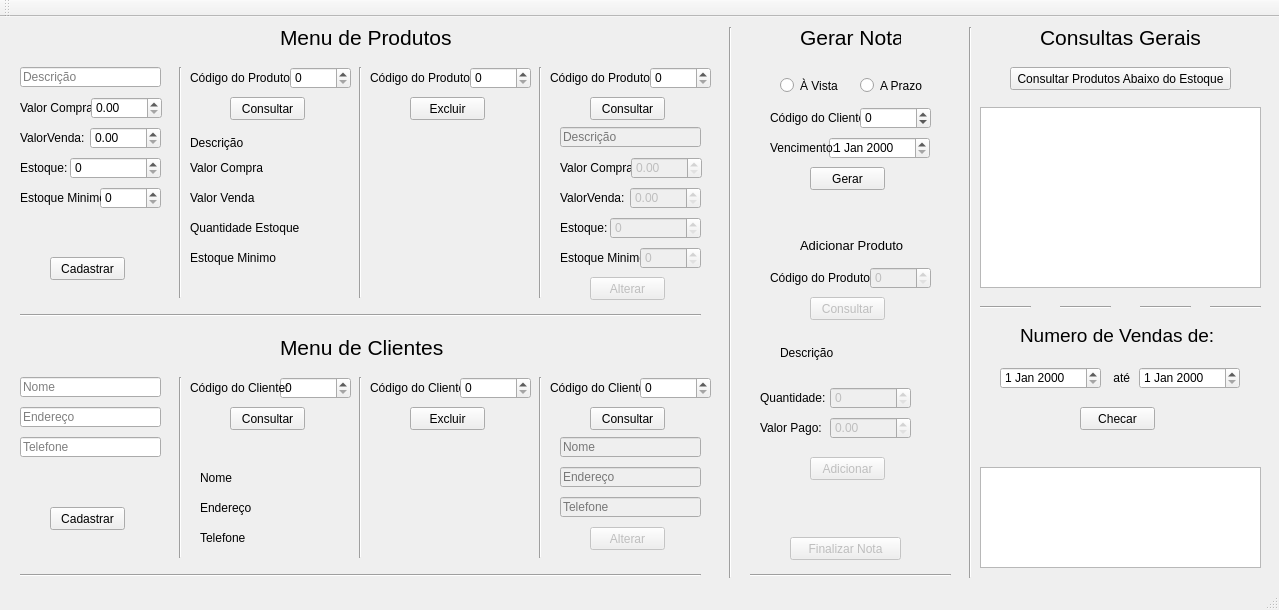
<?xml version="1.0" encoding="UTF-8"?>
<ui version="4.0">
 <class>MainWindow</class>
 <widget class="QMainWindow" name="MainWindow">
  <property name="geometry">
   <rect>
    <x>0</x>
    <y>0</y>
    <width>1279</width>
    <height>610</height>
   </rect>
  </property>
  <property name="windowTitle">
   <string>MainWindow</string>
  </property>
  <widget class="QWidget" name="centralWidget">
   <widget class="QLabel" name="label_19">
    <property name="geometry">
     <rect>
      <x>550</x>
      <y>360</y>
      <width>101</width>
      <height>21</height>
     </rect>
    </property>
    <property name="text">
     <string>Código do Cliente:</string>
    </property>
   </widget>
   <widget class="QSpinBox" name="cliente_consulta_cod">
    <property name="geometry">
     <rect>
      <x>280</x>
      <y>360</y>
      <width>71</width>
      <height>22</height>
     </rect>
    </property>
    <property name="maximum">
     <number>99999</number>
    </property>
   </widget>
   <widget class="QLabel" name="label_22">
    <property name="geometry">
     <rect>
      <x>760</x>
      <y>370</y>
      <width>101</width>
      <height>21</height>
     </rect>
    </property>
    <property name="text">
     <string>Quantidade:</string>
    </property>
   </widget>
   <widget class="Line" name="line_12">
    <property name="geometry">
     <rect>
      <x>1210</x>
      <y>280</y>
      <width>51</width>
      <height>21</height>
     </rect>
    </property>
    <property name="orientation">
     <enum>Qt::Horizontal</enum>
    </property>
   </widget>
   <widget class="QPushButton" name="cliente_consulta_consultarButton">
    <property name="geometry">
     <rect>
      <x>230</x>
      <y>390</y>
      <width>75</width>
      <height>23</height>
     </rect>
    </property>
    <property name="text">
     <string>Consultar</string>
    </property>
   </widget>
   <widget class="QLineEdit" name="produto_alterar_descricao">
    <property name="enabled">
     <bool>false</bool>
    </property>
    <property name="geometry">
     <rect>
      <x>560</x>
      <y>110</y>
      <width>141</width>
      <height>20</height>
     </rect>
    </property>
    <property name="placeholderText">
     <string>Descrição</string>
    </property>
   </widget>
   <widget class="QLineEdit" name="cliente_alterar_nome">
    <property name="enabled">
     <bool>false</bool>
    </property>
    <property name="geometry">
     <rect>
      <x>560</x>
      <y>420</y>
      <width>141</width>
      <height>20</height>
     </rect>
    </property>
    <property name="placeholderText">
     <string>Nome</string>
    </property>
   </widget>
   <widget class="QListWidget" name="listWidgetVendas">
    <property name="geometry">
     <rect>
      <x>980</x>
      <y>450</y>
      <width>281</width>
      <height>101</height>
     </rect>
    </property>
   </widget>
   <widget class="QDoubleSpinBox" name="notaValPago">
    <property name="enabled">
     <bool>false</bool>
    </property>
    <property name="geometry">
     <rect>
      <x>830</x>
      <y>400</y>
      <width>81</width>
      <height>22</height>
     </rect>
    </property>
    <property name="maximum">
     <double>99999.990000000005239</double>
    </property>
   </widget>
   <widget class="QLineEdit" name="cliente_alterar_telefone">
    <property name="enabled">
     <bool>false</bool>
    </property>
    <property name="geometry">
     <rect>
      <x>560</x>
      <y>480</y>
      <width>141</width>
      <height>20</height>
     </rect>
    </property>
    <property name="placeholderText">
     <string>Telefone</string>
    </property>
   </widget>
   <widget class="Line" name="line">
    <property name="geometry">
     <rect>
      <x>170</x>
      <y>50</y>
      <width>20</width>
      <height>231</height>
     </rect>
    </property>
    <property name="orientation">
     <enum>Qt::Vertical</enum>
    </property>
   </widget>
   <widget class="Line" name="line_2">
    <property name="geometry">
     <rect>
      <x>350</x>
      <y>50</y>
      <width>20</width>
      <height>231</height>
     </rect>
    </property>
    <property name="orientation">
     <enum>Qt::Vertical</enum>
    </property>
   </widget>
   <widget class="QLabel" name="label_16">
    <property name="geometry">
     <rect>
      <x>560</x>
      <y>230</y>
      <width>81</width>
      <height>21</height>
     </rect>
    </property>
    <property name="text">
     <string>Estoque Minimo:</string>
    </property>
   </widget>
   <widget class="Line" name="line_9">
    <property name="geometry">
     <rect>
      <x>720</x>
      <y>10</y>
      <width>20</width>
      <height>551</height>
     </rect>
    </property>
    <property name="orientation">
     <enum>Qt::Vertical</enum>
    </property>
   </widget>
   <widget class="Line" name="line_5">
    <property name="geometry">
     <rect>
      <x>530</x>
      <y>360</y>
      <width>20</width>
      <height>181</height>
     </rect>
    </property>
    <property name="orientation">
     <enum>Qt::Vertical</enum>
    </property>
   </widget>
   <widget class="QLabel" name="label_8">
    <property name="geometry">
     <rect>
      <x>20</x>
      <y>140</y>
      <width>71</width>
      <height>21</height>
     </rect>
    </property>
    <property name="text">
     <string>Estoque:</string>
    </property>
   </widget>
   <widget class="Line" name="line_15">
    <property name="geometry">
     <rect>
      <x>980</x>
      <y>280</y>
      <width>51</width>
      <height>21</height>
     </rect>
    </property>
    <property name="orientation">
     <enum>Qt::Horizontal</enum>
    </property>
   </widget>
   <widget class="QPushButton" name="notaAddProduto">
    <property name="enabled">
     <bool>false</bool>
    </property>
    <property name="geometry">
     <rect>
      <x>810</x>
      <y>440</y>
      <width>75</width>
      <height>23</height>
     </rect>
    </property>
    <property name="text">
     <string>Adicionar</string>
    </property>
   </widget>
   <widget class="QLabel" name="label_10">
    <property name="geometry">
     <rect>
      <x>190</x>
      <y>50</y>
      <width>101</width>
      <height>21</height>
     </rect>
    </property>
    <property name="text">
     <string>Código do Produto:</string>
    </property>
   </widget>
   <widget class="Line" name="line_11">
    <property name="geometry">
     <rect>
      <x>960</x>
      <y>10</y>
      <width>20</width>
      <height>551</height>
     </rect>
    </property>
    <property name="orientation">
     <enum>Qt::Vertical</enum>
    </property>
   </widget>
   <widget class="QSpinBox" name="produto_consulta_cod">
    <property name="geometry">
     <rect>
      <x>290</x>
      <y>50</y>
      <width>61</width>
      <height>22</height>
     </rect>
    </property>
    <property name="maximum">
     <number>99999</number>
    </property>
   </widget>
   <widget class="QPushButton" name="cliente_alterar_consultarButton">
    <property name="geometry">
     <rect>
      <x>590</x>
      <y>390</y>
      <width>75</width>
      <height>23</height>
     </rect>
    </property>
    <property name="text">
     <string>Consultar</string>
    </property>
   </widget>
   <widget class="QPushButton" name="consultarTotalVendas">
    <property name="geometry">
     <rect>
      <x>1080</x>
      <y>390</y>
      <width>75</width>
      <height>23</height>
     </rect>
    </property>
    <property name="text">
     <string>Checar</string>
    </property>
   </widget>
   <widget class="QPushButton" name="produto_consulta_consultarButton">
    <property name="geometry">
     <rect>
      <x>230</x>
      <y>80</y>
      <width>75</width>
      <height>23</height>
     </rect>
    </property>
    <property name="text">
     <string>Consultar</string>
    </property>
   </widget>
   <widget class="QPushButton" name="produto_cadastro_cadastrarButton">
    <property name="geometry">
     <rect>
      <x>50</x>
      <y>240</y>
      <width>75</width>
      <height>23</height>
     </rect>
    </property>
    <property name="text">
     <string>Cadastrar</string>
    </property>
   </widget>
   <widget class="QDoubleSpinBox" name="produto_alterar_valCompra">
    <property name="enabled">
     <bool>false</bool>
    </property>
    <property name="geometry">
     <rect>
      <x>631</x>
      <y>140</y>
      <width>71</width>
      <height>22</height>
     </rect>
    </property>
    <property name="maximum">
     <double>99999.990000000005239</double>
    </property>
   </widget>
   <widget class="QLabel" name="label_5">
    <property name="geometry">
     <rect>
      <x>760</x>
      <y>400</y>
      <width>61</width>
      <height>21</height>
     </rect>
    </property>
    <property name="text">
     <string>Valor Pago:</string>
    </property>
   </widget>
   <widget class="QPushButton" name="notaFinalizar">
    <property name="enabled">
     <bool>false</bool>
    </property>
    <property name="geometry">
     <rect>
      <x>790</x>
      <y>520</y>
      <width>111</width>
      <height>23</height>
     </rect>
    </property>
    <property name="text">
     <string>Finalizar Nota</string>
    </property>
   </widget>
   <widget class="QLabel" name="notaFeedback">
    <property name="geometry">
     <rect>
      <x>780</x>
      <y>190</y>
      <width>141</width>
      <height>16</height>
     </rect>
    </property>
    <property name="text">
     <string/>
    </property>
   </widget>
   <widget class="QLabel" name="label_2">
    <property name="geometry">
     <rect>
      <x>280</x>
      <y>320</y>
      <width>171</width>
      <height>21</height>
     </rect>
    </property>
    <property name="font">
     <font>
      <pointsize>16</pointsize>
     </font>
    </property>
    <property name="text">
     <string>Menu de Clientes</string>
    </property>
   </widget>
   <widget class="QLabel" name="cliente_cadastro_feedback">
    <property name="geometry">
     <rect>
      <x>20</x>
      <y>460</y>
      <width>141</width>
      <height>16</height>
     </rect>
    </property>
    <property name="text">
     <string/>
    </property>
   </widget>
   <widget class="QLabel" name="label_24">
    <property name="geometry">
     <rect>
      <x>1040</x>
      <y>10</y>
      <width>161</width>
      <height>21</height>
     </rect>
    </property>
    <property name="font">
     <font>
      <pointsize>16</pointsize>
     </font>
    </property>
    <property name="text">
     <string>Consultas Gerais</string>
    </property>
   </widget>
   <widget class="QLabel" name="notaFeedbackProduto">
    <property name="geometry">
     <rect>
      <x>780</x>
      <y>480</y>
      <width>141</width>
      <height>16</height>
     </rect>
    </property>
    <property name="text">
     <string/>
    </property>
   </widget>
   <widget class="QSpinBox" name="produto_cadastro_estMinimo">
    <property name="geometry">
     <rect>
      <x>100</x>
      <y>170</y>
      <width>61</width>
      <height>22</height>
     </rect>
    </property>
    <property name="maximum">
     <number>99999</number>
    </property>
   </widget>
   <widget class="QLabel" name="produto_excluir_feedback">
    <property name="geometry">
     <rect>
      <x>380</x>
      <y>120</y>
      <width>141</width>
      <height>16</height>
     </rect>
    </property>
    <property name="text">
     <string/>
    </property>
   </widget>
   <widget class="QLabel" name="produto_consulta_estMin">
    <property name="geometry">
     <rect>
      <x>190</x>
      <y>230</y>
      <width>141</width>
      <height>21</height>
     </rect>
    </property>
    <property name="text">
     <string>Estoque Minimo</string>
    </property>
   </widget>
   <widget class="QRadioButton" name="nota_isPrazo">
    <property name="geometry">
     <rect>
      <x>860</x>
      <y>60</y>
      <width>82</width>
      <height>17</height>
     </rect>
    </property>
    <property name="text">
     <string>A Prazo</string>
    </property>
   </widget>
   <widget class="QLabel" name="cliente_consulta_telefone">
    <property name="geometry">
     <rect>
      <x>200</x>
      <y>510</y>
      <width>141</width>
      <height>21</height>
     </rect>
    </property>
    <property name="text">
     <string>Telefone</string>
    </property>
   </widget>
   <widget class="QSpinBox" name="produto_alterar_estoque">
    <property name="enabled">
     <bool>false</bool>
    </property>
    <property name="geometry">
     <rect>
      <x>610</x>
      <y>200</y>
      <width>91</width>
      <height>22</height>
     </rect>
    </property>
    <property name="maximum">
     <number>99999</number>
    </property>
   </widget>
   <widget class="QLineEdit" name="produto_cadastro_descricao">
    <property name="geometry">
     <rect>
      <x>20</x>
      <y>50</y>
      <width>141</width>
      <height>20</height>
     </rect>
    </property>
    <property name="placeholderText">
     <string>Descrição</string>
    </property>
   </widget>
   <widget class="QLabel" name="label_4">
    <property name="geometry">
     <rect>
      <x>800</x>
      <y>220</y>
      <width>111</width>
      <height>16</height>
     </rect>
    </property>
    <property name="font">
     <font>
      <pointsize>10</pointsize>
     </font>
    </property>
    <property name="text">
     <string>Adicionar Produto</string>
    </property>
   </widget>
   <widget class="QLabel" name="label_13">
    <property name="geometry">
     <rect>
      <x>560</x>
      <y>200</y>
      <width>71</width>
      <height>21</height>
     </rect>
    </property>
    <property name="text">
     <string>Estoque:</string>
    </property>
   </widget>
   <widget class="QLabel" name="cliente_consulta_nome">
    <property name="geometry">
     <rect>
      <x>200</x>
      <y>450</y>
      <width>141</width>
      <height>21</height>
     </rect>
    </property>
    <property name="text">
     <string>Nome</string>
    </property>
   </widget>
   <widget class="QPushButton" name="cliente_alterar_alterarButton">
    <property name="enabled">
     <bool>false</bool>
    </property>
    <property name="geometry">
     <rect>
      <x>590</x>
      <y>510</y>
      <width>75</width>
      <height>23</height>
     </rect>
    </property>
    <property name="text">
     <string>Alterar</string>
    </property>
   </widget>
   <widget class="QLabel" name="label_15">
    <property name="geometry">
     <rect>
      <x>560</x>
      <y>170</y>
      <width>71</width>
      <height>21</height>
     </rect>
    </property>
    <property name="text">
     <string>ValorVenda:</string>
    </property>
   </widget>
   <widget class="QSpinBox" name="cliente_alterar_cod">
    <property name="geometry">
     <rect>
      <x>640</x>
      <y>360</y>
      <width>71</width>
      <height>22</height>
     </rect>
    </property>
    <property name="maximum">
     <number>99999</number>
    </property>
   </widget>
   <widget class="QLabel" name="label_12">
    <property name="geometry">
     <rect>
      <x>550</x>
      <y>50</y>
      <width>101</width>
      <height>21</height>
     </rect>
    </property>
    <property name="text">
     <string>Código do Produto:</string>
    </property>
   </widget>
   <widget class="QLabel" name="consultarFeedback">
    <property name="geometry">
     <rect>
      <x>1050</x>
      <y>420</y>
      <width>141</width>
      <height>16</height>
     </rect>
    </property>
    <property name="text">
     <string/>
    </property>
   </widget>
   <widget class="Line" name="line_14">
    <property name="geometry">
     <rect>
      <x>1060</x>
      <y>280</y>
      <width>51</width>
      <height>21</height>
     </rect>
    </property>
    <property name="orientation">
     <enum>Qt::Horizontal</enum>
    </property>
   </widget>
   <widget class="QDateEdit" name="nota_vencimento">
    <property name="geometry">
     <rect>
      <x>829</x>
      <y>120</y>
      <width>101</width>
      <height>22</height>
     </rect>
    </property>
   </widget>
   <widget class="QLabel" name="label_21">
    <property name="geometry">
     <rect>
      <x>770</x>
      <y>90</y>
      <width>101</width>
      <height>21</height>
     </rect>
    </property>
    <property name="text">
     <string>Código do Cliente:</string>
    </property>
   </widget>
   <widget class="QLabel" name="label_7">
    <property name="geometry">
     <rect>
      <x>20</x>
      <y>110</y>
      <width>71</width>
      <height>21</height>
     </rect>
    </property>
    <property name="text">
     <string>ValorVenda:</string>
    </property>
   </widget>
   <widget class="QLabel" name="cliente_consulta_endereco">
    <property name="geometry">
     <rect>
      <x>200</x>
      <y>480</y>
      <width>141</width>
      <height>21</height>
     </rect>
    </property>
    <property name="text">
     <string>Endereço</string>
    </property>
   </widget>
   <widget class="Line" name="line_3">
    <property name="geometry">
     <rect>
      <x>530</x>
      <y>50</y>
      <width>20</width>
      <height>231</height>
     </rect>
    </property>
    <property name="orientation">
     <enum>Qt::Vertical</enum>
    </property>
   </widget>
   <widget class="QDateEdit" name="consultarDataFinal">
    <property name="geometry">
     <rect>
      <x>1139</x>
      <y>350</y>
      <width>101</width>
      <height>22</height>
     </rect>
    </property>
   </widget>
   <widget class="QLabel" name="label_3">
    <property name="geometry">
     <rect>
      <x>800</x>
      <y>10</y>
      <width>101</width>
      <height>21</height>
     </rect>
    </property>
    <property name="font">
     <font>
      <pointsize>16</pointsize>
     </font>
    </property>
    <property name="text">
     <string>Gerar Nota</string>
    </property>
   </widget>
   <widget class="QLineEdit" name="cliente_alterar_endereco">
    <property name="enabled">
     <bool>false</bool>
    </property>
    <property name="geometry">
     <rect>
      <x>560</x>
      <y>450</y>
      <width>141</width>
      <height>20</height>
     </rect>
    </property>
    <property name="placeholderText">
     <string>Endereço</string>
    </property>
   </widget>
   <widget class="QPushButton" name="notaConsultar">
    <property name="enabled">
     <bool>false</bool>
    </property>
    <property name="geometry">
     <rect>
      <x>810</x>
      <y>280</y>
      <width>75</width>
      <height>23</height>
     </rect>
    </property>
    <property name="text">
     <string>Consultar</string>
    </property>
   </widget>
   <widget class="QLabel" name="cliente_excluir_feedback">
    <property name="geometry">
     <rect>
      <x>380</x>
      <y>430</y>
      <width>141</width>
      <height>16</height>
     </rect>
    </property>
    <property name="text">
     <string/>
    </property>
   </widget>
   <widget class="QDoubleSpinBox" name="produto_alterar_valVenda">
    <property name="enabled">
     <bool>false</bool>
    </property>
    <property name="geometry">
     <rect>
      <x>630</x>
      <y>170</y>
      <width>71</width>
      <height>22</height>
     </rect>
    </property>
    <property name="maximum">
     <double>99999.990000000005239</double>
    </property>
   </widget>
   <widget class="QLabel" name="label">
    <property name="geometry">
     <rect>
      <x>280</x>
      <y>10</y>
      <width>171</width>
      <height>21</height>
     </rect>
    </property>
    <property name="font">
     <font>
      <pointsize>16</pointsize>
     </font>
    </property>
    <property name="text">
     <string>Menu de Produtos</string>
    </property>
   </widget>
   <widget class="QSpinBox" name="notaQtdProduto">
    <property name="enabled">
     <bool>false</bool>
    </property>
    <property name="geometry">
     <rect>
      <x>830</x>
      <y>370</y>
      <width>81</width>
      <height>22</height>
     </rect>
    </property>
    <property name="maximum">
     <number>99999</number>
    </property>
   </widget>
   <widget class="Line" name="line_6">
    <property name="geometry">
     <rect>
      <x>350</x>
      <y>360</y>
      <width>20</width>
      <height>181</height>
     </rect>
    </property>
    <property name="orientation">
     <enum>Qt::Vertical</enum>
    </property>
   </widget>
   <widget class="Line" name="line_4">
    <property name="geometry">
     <rect>
      <x>20</x>
      <y>290</y>
      <width>681</width>
      <height>16</height>
     </rect>
    </property>
    <property name="orientation">
     <enum>Qt::Horizontal</enum>
    </property>
   </widget>
   <widget class="QPushButton" name="cliente_cadastro_cadastrarButton">
    <property name="geometry">
     <rect>
      <x>50</x>
      <y>490</y>
      <width>75</width>
      <height>23</height>
     </rect>
    </property>
    <property name="text">
     <string>Cadastrar</string>
    </property>
   </widget>
   <widget class="QSpinBox" name="produto_alterar_estMin">
    <property name="enabled">
     <bool>false</bool>
    </property>
    <property name="geometry">
     <rect>
      <x>640</x>
      <y>230</y>
      <width>61</width>
      <height>22</height>
     </rect>
    </property>
    <property name="maximum">
     <number>99999</number>
    </property>
   </widget>
   <widget class="QLabel" name="label_6">
    <property name="geometry">
     <rect>
      <x>20</x>
      <y>80</y>
      <width>71</width>
      <height>21</height>
     </rect>
    </property>
    <property name="text">
     <string>Valor Compra:</string>
    </property>
   </widget>
   <widget class="QLabel" name="label_17">
    <property name="geometry">
     <rect>
      <x>190</x>
      <y>360</y>
      <width>101</width>
      <height>21</height>
     </rect>
    </property>
    <property name="text">
     <string>Código do Cliente:</string>
    </property>
   </widget>
   <widget class="Line" name="line_7">
    <property name="geometry">
     <rect>
      <x>20</x>
      <y>550</y>
      <width>681</width>
      <height>16</height>
     </rect>
    </property>
    <property name="orientation">
     <enum>Qt::Horizontal</enum>
    </property>
   </widget>
   <widget class="QLineEdit" name="cliente_cadastro_nome">
    <property name="geometry">
     <rect>
      <x>20</x>
      <y>360</y>
      <width>141</width>
      <height>20</height>
     </rect>
    </property>
    <property name="placeholderText">
     <string>Nome</string>
    </property>
   </widget>
   <widget class="QLabel" name="label_26">
    <property name="geometry">
     <rect>
      <x>1020</x>
      <y>310</y>
      <width>211</width>
      <height>16</height>
     </rect>
    </property>
    <property name="font">
     <font>
      <pointsize>14</pointsize>
     </font>
    </property>
    <property name="text">
     <string>Numero de Vendas de:</string>
    </property>
   </widget>
   <widget class="QLineEdit" name="cliente_cadastro_telefone">
    <property name="geometry">
     <rect>
      <x>20</x>
      <y>420</y>
      <width>141</width>
      <height>20</height>
     </rect>
    </property>
    <property name="placeholderText">
     <string>Telefone</string>
    </property>
   </widget>
   <widget class="QPushButton" name="produto_alterar_consultarButton">
    <property name="geometry">
     <rect>
      <x>590</x>
      <y>80</y>
      <width>75</width>
      <height>23</height>
     </rect>
    </property>
    <property name="text">
     <string>Consultar</string>
    </property>
   </widget>
   <widget class="QLabel" name="produto_consulta_estoque">
    <property name="geometry">
     <rect>
      <x>190</x>
      <y>200</y>
      <width>141</width>
      <height>21</height>
     </rect>
    </property>
    <property name="text">
     <string>Quantidade Estoque</string>
    </property>
   </widget>
   <widget class="QPushButton" name="consultarProdutosAbaixo">
    <property name="geometry">
     <rect>
      <x>1010</x>
      <y>50</y>
      <width>221</width>
      <height>23</height>
     </rect>
    </property>
    <property name="text">
     <string>Consultar Produtos Abaixo do Estoque</string>
    </property>
   </widget>
   <widget class="QLabel" name="label_25">
    <property name="geometry">
     <rect>
      <x>1110</x>
      <y>350</y>
      <width>21</width>
      <height>21</height>
     </rect>
    </property>
    <property name="text">
     <string> até</string>
    </property>
   </widget>
   <widget class="Line" name="line_10">
    <property name="geometry">
     <rect>
      <x>750</x>
      <y>550</y>
      <width>201</width>
      <height>16</height>
     </rect>
    </property>
    <property name="orientation">
     <enum>Qt::Horizontal</enum>
    </property>
   </widget>
   <widget class="QLabel" name="produto_consulta_valVenda">
    <property name="geometry">
     <rect>
      <x>190</x>
      <y>170</y>
      <width>141</width>
      <height>21</height>
     </rect>
    </property>
    <property name="text">
     <string>Valor Venda</string>
    </property>
   </widget>
   <widget class="QPushButton" name="produto_alterar_alterarButton">
    <property name="enabled">
     <bool>false</bool>
    </property>
    <property name="geometry">
     <rect>
      <x>590</x>
      <y>260</y>
      <width>75</width>
      <height>23</height>
     </rect>
    </property>
    <property name="text">
     <string>Alterar</string>
    </property>
   </widget>
   <widget class="QLineEdit" name="cliente_cadastro_endereco">
    <property name="geometry">
     <rect>
      <x>20</x>
      <y>390</y>
      <width>141</width>
      <height>20</height>
     </rect>
    </property>
    <property name="placeholderText">
     <string>Endereço</string>
    </property>
   </widget>
   <widget class="QLabel" name="label_9">
    <property name="geometry">
     <rect>
      <x>20</x>
      <y>170</y>
      <width>81</width>
      <height>21</height>
     </rect>
    </property>
    <property name="text">
     <string>Estoque Minimo:</string>
    </property>
   </widget>
   <widget class="QLabel" name="notaDescricaoProduto">
    <property name="geometry">
     <rect>
      <x>780</x>
      <y>320</y>
      <width>141</width>
      <height>31</height>
     </rect>
    </property>
    <property name="text">
     <string>Descrição</string>
    </property>
   </widget>
   <widget class="QSpinBox" name="produto_excluir_cod">
    <property name="geometry">
     <rect>
      <x>470</x>
      <y>50</y>
      <width>61</width>
      <height>22</height>
     </rect>
    </property>
    <property name="maximum">
     <number>99999</number>
    </property>
   </widget>
   <widget class="QLabel" name="produto_consulta_descricao">
    <property name="geometry">
     <rect>
      <x>190</x>
      <y>110</y>
      <width>141</width>
      <height>31</height>
     </rect>
    </property>
    <property name="text">
     <string>Descrição</string>
    </property>
   </widget>
   <widget class="QLabel" name="label_23">
    <property name="geometry">
     <rect>
      <x>770</x>
      <y>120</y>
      <width>101</width>
      <height>21</height>
     </rect>
    </property>
    <property name="text">
     <string>Vencimento:</string>
    </property>
   </widget>
   <widget class="QDateEdit" name="consultarDataInicial">
    <property name="geometry">
     <rect>
      <x>1000</x>
      <y>350</y>
      <width>101</width>
      <height>22</height>
     </rect>
    </property>
   </widget>
   <widget class="QPushButton" name="produto_excluit_excluirButton">
    <property name="geometry">
     <rect>
      <x>410</x>
      <y>80</y>
      <width>75</width>
      <height>23</height>
     </rect>
    </property>
    <property name="text">
     <string>Excluir</string>
    </property>
   </widget>
   <widget class="QLabel" name="label_14">
    <property name="geometry">
     <rect>
      <x>560</x>
      <y>140</y>
      <width>71</width>
      <height>21</height>
     </rect>
    </property>
    <property name="text">
     <string>Valor Compra:</string>
    </property>
   </widget>
   <widget class="QLabel" name="label_11">
    <property name="geometry">
     <rect>
      <x>370</x>
      <y>50</y>
      <width>101</width>
      <height>21</height>
     </rect>
    </property>
    <property name="text">
     <string>Código do Produto:</string>
    </property>
   </widget>
   <widget class="QPushButton" name="nota_gerarNotaButton">
    <property name="geometry">
     <rect>
      <x>810</x>
      <y>150</y>
      <width>75</width>
      <height>23</height>
     </rect>
    </property>
    <property name="text">
     <string>Gerar</string>
    </property>
   </widget>
   <widget class="QLabel" name="produto_consulta_valCompra">
    <property name="geometry">
     <rect>
      <x>190</x>
      <y>140</y>
      <width>141</width>
      <height>21</height>
     </rect>
    </property>
    <property name="text">
     <string>Valor Compra</string>
    </property>
   </widget>
   <widget class="QLabel" name="label_18">
    <property name="geometry">
     <rect>
      <x>370</x>
      <y>360</y>
      <width>101</width>
      <height>21</height>
     </rect>
    </property>
    <property name="text">
     <string>Código do Cliente:</string>
    </property>
   </widget>
   <widget class="Line" name="line_13">
    <property name="geometry">
     <rect>
      <x>1140</x>
      <y>280</y>
      <width>51</width>
      <height>21</height>
     </rect>
    </property>
    <property name="orientation">
     <enum>Qt::Horizontal</enum>
    </property>
   </widget>
   <widget class="QDoubleSpinBox" name="produto_cadastro_valCompra">
    <property name="geometry">
     <rect>
      <x>91</x>
      <y>80</y>
      <width>71</width>
      <height>22</height>
     </rect>
    </property>
    <property name="maximum">
     <double>99999.990000000005239</double>
    </property>
   </widget>
   <widget class="Line" name="line_8">
    <property name="geometry">
     <rect>
      <x>170</x>
      <y>360</y>
      <width>20</width>
      <height>181</height>
     </rect>
    </property>
    <property name="orientation">
     <enum>Qt::Vertical</enum>
    </property>
   </widget>
   <widget class="QSpinBox" name="notaCodigoProduto">
    <property name="enabled">
     <bool>false</bool>
    </property>
    <property name="geometry">
     <rect>
      <x>870</x>
      <y>250</y>
      <width>61</width>
      <height>22</height>
     </rect>
    </property>
    <property name="maximum">
     <number>99999</number>
    </property>
   </widget>
   <widget class="QLabel" name="produto_cadastro_feedback">
    <property name="geometry">
     <rect>
      <x>20</x>
      <y>210</y>
      <width>141</width>
      <height>16</height>
     </rect>
    </property>
    <property name="text">
     <string/>
    </property>
   </widget>
   <widget class="QPushButton" name="cliente_excluir_excluirButton">
    <property name="geometry">
     <rect>
      <x>410</x>
      <y>390</y>
      <width>75</width>
      <height>23</height>
     </rect>
    </property>
    <property name="text">
     <string>Excluir</string>
    </property>
   </widget>
   <widget class="QSpinBox" name="cliente_excluir_cod">
    <property name="geometry">
     <rect>
      <x>460</x>
      <y>360</y>
      <width>71</width>
      <height>22</height>
     </rect>
    </property>
    <property name="maximum">
     <number>99999</number>
    </property>
   </widget>
   <widget class="QSpinBox" name="nota_cliente_cod">
    <property name="geometry">
     <rect>
      <x>860</x>
      <y>90</y>
      <width>71</width>
      <height>22</height>
     </rect>
    </property>
    <property name="minimum">
     <number>-1</number>
    </property>
    <property name="maximum">
     <number>99999</number>
    </property>
   </widget>
   <widget class="QSpinBox" name="produto_cadastro_estoque">
    <property name="geometry">
     <rect>
      <x>70</x>
      <y>140</y>
      <width>91</width>
      <height>22</height>
     </rect>
    </property>
    <property name="maximum">
     <number>99999</number>
    </property>
   </widget>
   <widget class="QRadioButton" name="nota_isVista">
    <property name="geometry">
     <rect>
      <x>780</x>
      <y>60</y>
      <width>82</width>
      <height>17</height>
     </rect>
    </property>
    <property name="text">
     <string>À Vista</string>
    </property>
   </widget>
   <widget class="QSpinBox" name="produto_alterar_cod">
    <property name="geometry">
     <rect>
      <x>650</x>
      <y>50</y>
      <width>61</width>
      <height>22</height>
     </rect>
    </property>
    <property name="maximum">
     <number>99999</number>
    </property>
   </widget>
   <widget class="QListWidget" name="listWidget">
    <property name="geometry">
     <rect>
      <x>980</x>
      <y>90</y>
      <width>281</width>
      <height>181</height>
     </rect>
    </property>
   </widget>
   <widget class="QDoubleSpinBox" name="produto_cadastro_valVenda">
    <property name="geometry">
     <rect>
      <x>90</x>
      <y>110</y>
      <width>71</width>
      <height>22</height>
     </rect>
    </property>
    <property name="maximum">
     <double>99999.990000000005239</double>
    </property>
   </widget>
   <widget class="QLabel" name="label_20">
    <property name="geometry">
     <rect>
      <x>770</x>
      <y>250</y>
      <width>101</width>
      <height>21</height>
     </rect>
    </property>
    <property name="text">
     <string>Código do Produto:</string>
    </property>
   </widget>
  </widget>
  <widget class="QMenuBar" name="menuBar">
   <property name="geometry">
    <rect>
     <x>0</x>
     <y>0</y>
     <width>1279</width>
     <height>17</height>
    </rect>
   </property>
  </widget>
  <widget class="QToolBar" name="mainToolBar">
   <attribute name="toolBarArea">
    <enum>TopToolBarArea</enum>
   </attribute>
   <attribute name="toolBarBreak">
    <bool>false</bool>
   </attribute>
  </widget>
  <widget class="QStatusBar" name="statusBar"/>
 </widget>
 <layoutdefault spacing="6" margin="11"/>
 <resources/>
 <connections/>
</ui>
